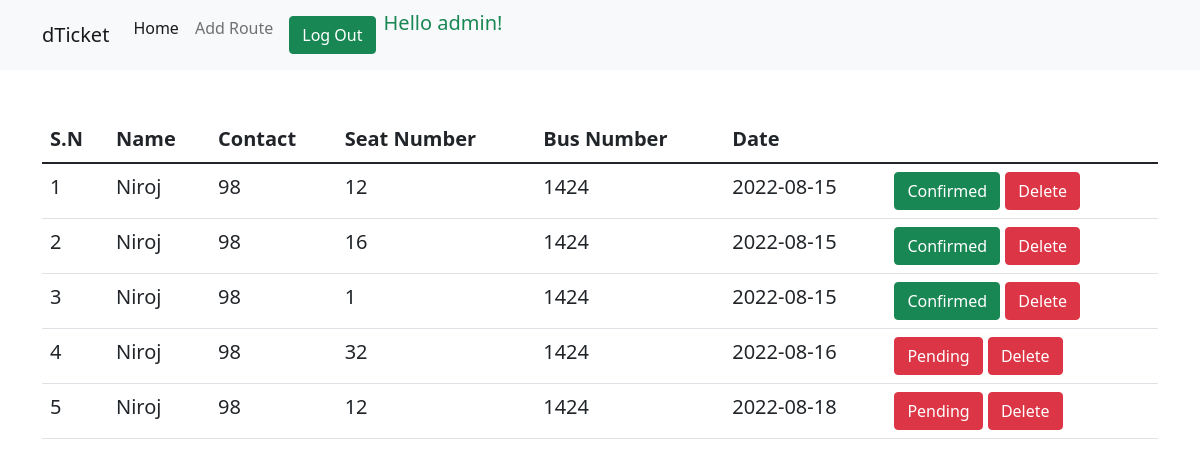
/pages/admin.php?q=admin (signed in), run on the app's committed database.
### tables this page shows
CREATE TABLE `book` (
  `bid` int(255) NOT NULL AUTO_INCREMENT,
  `uid` int(11) DEFAULT NULL,
  `rid` int(11) DEFAULT NULL,
  `date` varchar(255) NOT NULL,
  `seatNo` varchar(10) NOT NULL,
  `status` int(1) DEFAULT NULL,
  PRIMARY KEY (`bid`),
  KEY `uid` (`uid`),
  KEY `rid` (`rid`),
  CONSTRAINT `book_ibfk_1` FOREIGN KEY (`uid`) REFERENCES `users` (`uid`),
  CONSTRAINT `book_ibfk_2` FOREIGN KEY (`rid`) REFERENCES `route` (`rid`)
);

CREATE TABLE `users` (
  `uid` int(255) NOT NULL AUTO_INCREMENT,
  `name` varchar(50) NOT NULL,
  `phone` varchar(20) NOT NULL,
  `address` varchar(100) NOT NULL,
  `password` varchar(255) NOT NULL,
  `type` varchar(10) DEFAULT NULL,
  PRIMARY KEY (`uid`)
);

CREATE TABLE `route` (
  `rid` int(255) NOT NULL AUTO_INCREMENT,
  `initial` varchar(255) NOT NULL,
  `final` varchar(255) NOT NULL,
  `busNo` varchar(50) NOT NULL,
  `rate` varchar(50) NOT NULL,
  PRIMARY KEY (`rid`)
);

### pages/admin.php (the view, shortened to what this page needs)
<?php
include_once('../include/dbConn.inc.php');
?>
<!DOCTYPE html>
<html lang="en">
<head>
    <link rel="stylesheet" href="../css/bootstrap.min.css">
</head>
<body>
    <nav class="navbar navbar-expand-lg navbar-light bg-light">
        <div class="container">
            <a class="navbar-brand" href="./admin.php">dTicket</a>
            <div class="collapse navbar-collapse" id="navbarNav">
                <ul class="navbar-nav">
                    <li class="nav-item active">
                        <a class="nav-link active" href="./admin.php">Home</a>
                    </li>
                    <li class="nav-item active">
                        <a class="nav-link" href="./addRoute.php">Add Route</a>
                    </li>
                    <li class="nav-item">
                        <a class="nav-link" href="../include/logout.inc.php"><span class="btn btn-success">Log Out</span></a>
                    </li>
                    <?php
                    if (isset($_REQUEST['q'])) {
                        echo '
                            <li class="nav-item">
                            <span class="lead text-success">Hello ' . $_REQUEST['q'] . '!</span></a>
                            </li>
                            ';
                    }
                    ?>
                </ul>
            </div>
        </div>
    </nav>
    <section class="lead text-dark">
        <div class="container">
            <br>
            <table class="table" class="print-container" width='100%'>
                <thead class="thead-dark">
                    <tr>
                        <th scope="col">S.N</th>
                        <th scope="col">Name</th>
                        <th scope="col">Contact</th>
                        <th scope="col">Seat Number</th>
                        <th scope="col">Bus Number</th>
                        <th scope="col">Date</th>
                    </tr>
                </thead>
                <?php
                $sn = 1;
                $sql3 = "SELECT * FROM users AS U, book AS B, route AS R WHERE U.uid=B.uid AND B.rid=R.rid;";
                $result3 = mysqli_query($conn, $sql3);
                if (mysqli_num_rows($result3) > 0) {
                    while ($row = mysqli_fetch_assoc($result3)) {
                        echo '
                        <tr>
                            <td scope="col">' . $sn . '</td>
                            <td scope="col">' . $row['name'] . '</td>
                            <td scope="col">' . $row['phone'] . '</td>
                            <td scope="col">' . $row['seatNo'] . '</td>
                            <td scope="col">' . $row['busNo'] . '</td>
                            <td scope="col">' . $row['date'] . '</td>
                            <td scope="col">
                            ';
                        if ($row['status'] == 0) {
                            echo '<a href="../include/editStatus.inc.php?bid=' . $row['bid'] . '&s=0" class="btn btn-danger">Pending</a>';
                        } else {
                            echo '<a href="../include/editStatus.inc.php?bid=' . $row['bid'] . '&s=1" class="btn btn-success">Confirmed</a>';
                        }
                        echo '
                        <a href="../include/deleteBook.inc.php?bid=' . $row['bid'] . '" class="btn btn-danger">Delete</a>
                            </td>
                        </tr>
                        ';
                        $sn = $sn + 1;
                    }
                }
                ?>
            </table><br>
        </div>
    </section>
</body>
</html>

### data on the page
book: uid.name "Niroj", uid.phone "98", seatNo "12", rid.busNo "1424", date "2022-08-15"
book: uid.name "Niroj", uid.phone "98", seatNo "16", rid.busNo "1424", date "2022-08-15"
book: uid.name "Niroj", uid.phone "98", seatNo "1", rid.busNo "1424", date "2022-08-15"
book: uid.name "Niroj", uid.phone "98", seatNo "32", rid.busNo "1424", date "2022-08-16"
book: uid.name "Niroj", uid.phone "98", seatNo "12", rid.busNo "1424", date "2022-08-18"

### other printed values
$_REQUEST['q'] "admin"
